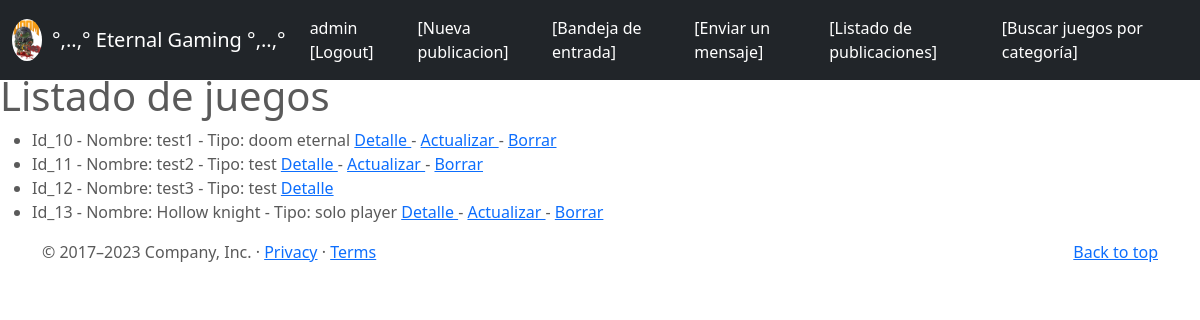
Before: /juegos/ (signed in) with the older database file.
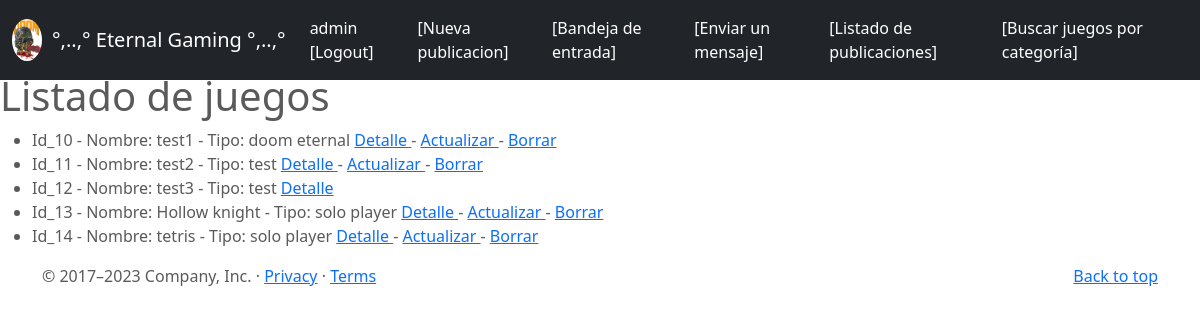
After: the same page with the newer database file.
### entrega_final_app/models.py (models this page shows, shortened)
class Profile(models.Model):
    user = models.OneToOneField(to=User, on_delete=models.CASCADE, related_name="profile")
    correo = models.CharField(max_length=100)
    imagen = models.ImageField(upload_to="profile", null=True, blank=True)

class Juegos(models.Model):
    nombre = models.CharField(max_length=50)
    tipo = models.CharField(max_length=50)
    rating = models.CharField(max_length=2)
    categoria = models.CharField(max_length=50)
    opinion = models.TextField(max_length=500)
    publisher = models.ForeignKey(to = User, on_delete=models.CASCADE, related_name="publisher")
    imagen = models.ImageField(upload_to="posts", null=True, blank=True)
    creado_el = models.DateField(auto_now_add= True)

### entrega_final_app/views.py (the view)
# urls.py: path('juegos/',mostrar_juegos, name = "juegos"),
def mostrar_juegos(request):
    juegos = Juegos.objects.all()
    total_juegos = len(juegos)
    context = {
        "juegos": juegos,
        "total_juegos":total_juegos,
        "form": JuegosForm(),
    }
    return render(request, "entrega_final_app/juegos.html", context)

### entrega_final_app/templates/entrega_final_app/juegos.html (shortened to what this page needs)
{% extends 'entrega_final_app/base.html'%}
{%block titulo%} Listado de juegos {%endblock%}
{%block listado%}
    <ul>
        {%  for juego in juegos %}
        <li>
            Id_{{juego.id}} - Nombre:  {{juego.nombre}} - Tipo: {{juego.tipo}}
            <a href="{% url 'juegos-detail' juego.id %}"> Detalle </a>
            {% if user.is_authenticated and juego.publisher.id == user.id %}
            -
            <a href="{% url 'juegos-update' juego.id %}"> Actualizar </a>
            -
            <a href="{% url 'juegos-delete' juego.id %}"> Borrar </a>
            {% endif %}
        </li>
        {% endfor %}
    </ul>
{% endblock %}

### entrega_final_app/templates/entrega_final_app/base.html (shortened to what this page needs)
<!DOCTYPE html>
<html lang="en">
<head>
  {% load static %}
<link href="{% static 'entrega_final_app/css/bootstrap.min.css' %}" rel="stylesheet">
    <link href="{% static 'entrega_final_app/css/juegos.css' %}" rel="stylesheet">
  </head>
  <body>
<header>
  <nav class="navbar navbar-expand-md navbar-dark fixed-top bg-dark">
    <div class="container-fluid">
      {% if user.profile.imagen.url %}
        <a href="{% url 'profile-update' user.profile.id %}">
        <img src=" {{user.profile.imagen.url}} " height="100%" width="30px" style="border-radius: 50%; margin-right: 10px;">
      {% endif %}
      </a>
      <a class="navbar-brand" href="{% url 'index' %}">°,..,° Eternal Gaming °,..,°</a>
      <div class="collapse navbar-collapse" id="navbarCollapse">
        <ul class="navbar-nav me-auto mb-2 mb-md-0">
        {% if user.is_authenticated %}
            <li class="nav-item">
              <a class="nav-link active" aria-current="page" href="{% url 'logout' %}">{{user.username}} [Logout]</a>
          </li>
            <li class="nav-item">
              <a class="nav-link active" aria-current="page" href="{% url 'juegos-create' %}">[Nueva publicacion]</a>
          </li>
            <li class="nav-item">
              <a class="nav-link active" aria-current="page" href="{% url 'mensaje-list' %}">[Bandeja de entrada]</a>
        {% endif %}
        </li>
          <li class="nav-item">
            <a class="nav-link active" aria-current="page" href="{% url 'mensaje-create' %}">[Enviar un mensaje]</a>
        </li>
          <li class="nav-item">
            <a class="nav-link active" aria-current="page" href="{% url 'juegos' %}">[Listado de publicaciones]</a>
        </li>
          <li class="nav-item">
            <a class="nav-link active" aria-current="page" href="{% url 'juegos-list' %}">[Buscar juegos por categoría]</a>
          </li>
        </ul>
      </div>
    </div>
  </nav>
  <br>
</header>
<h1>{% block titulo %}  {% endblock %}</h1>
{% block listado %} <br> {% endblock %}
  <footer class="container">
    <p class="float-end"><a href="https://getbootstrap.com/docs/5.0/examples/juegos/#">Back to top</a></p>
    <p>© 2017–2023 Company, Inc. · <a href="https://getbootstrap.com/docs/5.0/examples/juegos/#">Privacy</a> · <a href="https://getbootstrap.com/docs/5.0/examples/juegos/#">Terms</a></p>
  </footer>
</body></html>

### entrega_final_app/static/entrega_final_app/css/juegos.css (style rules this page uses)
body { padding-top: 3rem; padding-bottom: 3rem; color: #5a5a5a; }

Changed rows visible on the page:
added Juegos: id "14", nombre "tetris", tipo "solo player", shows "Actualizar"
